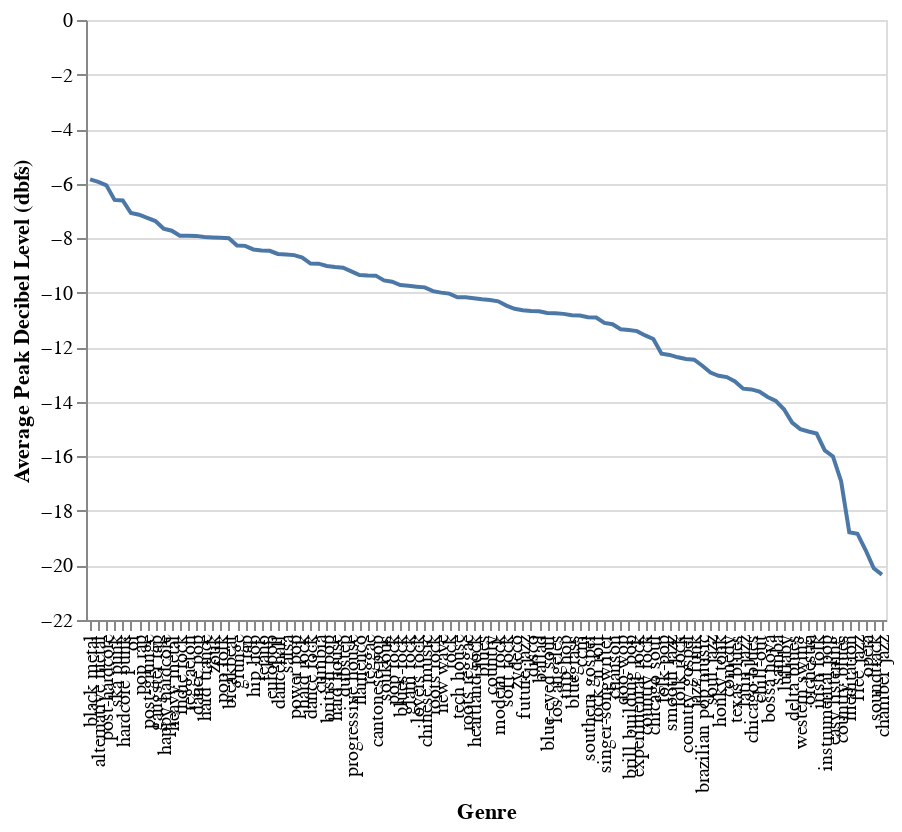

The notebook cell saved with this chart:
### Code cell
alt.Chart(genre_loudness).mark_line().encode(
alt.X('genre', axis = alt.Axis(title="Genre"),sort=alt.SortField(field = 'loudness', op='sum', order= 'descending')), 
alt.Y('loudness', axis = alt.Axis(title="Average Peak Decibel Level (dbfs)")))

### Figure 1 — Vega-Lite specification as saved in the notebook (floating-point values rounded to 4 significant figures)
{"$schema": "https://vega.github.io/schema/vega-lite/v2.json", "config": {"view": {"height": 300, "width": 400}}, "data": {"values": [{"genre": "alternative metal", "loudness": -5.937}, {"genre": "ballad", "loudness": -10.68}, {"genre": "black metal", "loudness": -5.843}, {"genre": "blue-eyed soul", "loudness": -10.74}, {"genre": "bluegrass", "loudness": -10.83}, {"genre": "blues", "loudness": -10.24}, {"genre": "blues-rock", "loudness": -9.717}, {"genre": "bossa nova", "loudness": -13.82}, {"genre": "brazilian pop music", "loudness": -12.68}, {"genre": "breakbeat", "loudness": -7.999}, {"genre": "brill building pop", "loudness": -11.37}, {"genre": "british pop", "loudness": -9.018}, {"genre": "cantonese pop", "loudness": -9.373}, {"genre": "ccm", "loudness": -10.83}, {"genre": "chamber jazz", "loudness": -20.34}, {"genre": "chanson", "loudness": -11.16}, {"genre": "chicago blues", "loudness": -13.55}, {"genre": "chicago soul", "loudness": -11.7}, {"genre": "chill-out", "loudness": -13.62}, {"genre": "chinese music", "loudness": -9.803}, {"genre": "comedy", "loudness": -13.09}, {"genre": "country", "loudness": -10.27}, {"genre": "country blues", "loudness": -16.91}, {"genre": "country gospel", "loudness": -12.43}, {"genre": "country rock", "loudness": -11.56}, {"genre": "cumbia", "loudness": -8.934}, {"genre": "dance pop", "loudness": -7.915}, {"genre": "dance rock", "loudness": -8.928}, {"genre": "dancehall", "loudness": -8.579}, {"genre": "delta blues", "loudness": -14.76}, {"genre": "disco", "loudness": -10.67}, {"genre": "doo-wop", "loudness": -11.34}, {"genre": "dubstep", "loudness": -9.081}, {"genre": "easy listening", "loudness": -16.0}, {"genre": "europop", "loudness": -8.462}, {"genre": "experimental rock", "loudness": -11.41}, {"genre": "flamenco", "loudness": -9.352}, {"genre": "folk rock", "loudness": -12.37}, {"genre": "folk-pop", "loudness": -12.23}, {"genre": "free jazz", "loudness": -18.83}, {"genre": "future jazz", "loudness": -10.64}, {"genre": "gangster rap", "loudness": -7.373}, {"genre": "glam rock", "loudness": -9.746}, {"genre": "grunge", "loudness": -8.267}, {"genre": "happy hardcore", "loudness": -7.648}, {"genre": "hard house", "loudness": -9.057}, {"genre": "hard rock", "loudness": -8.71}, {"genre": "hard trance", "loudness": -7.953}, {"genre": "hardcore punk", "loudness": -6.617}, {"genre": "heartland rock", "loudness": -10.2}, {"genre": "heavy metal", "loudness": -7.726}, {"genre": "hip hop", "loudness": -8.413}, {"genre": "honky tonk", "loudness": -13.05}, {"genre": "indie rock", "loudness": -7.908}, {"genre": "instrumental pop", "loudness": -15.78}, {"genre": "irish folk", "loudness": -15.16}, {"genre": "jazz funk", "loudness": -12.46}, {"genre": "latin jazz", "loudness": -13.52}, {"genre": "los angeles", "loudness": -10.75}, {"genre": "lovers rock", "loudness": -9.778}, {"genre": "lullaby", "loudness": -14.27}, {"genre": "meditation", "loudness": -18.78}, {"genre": "modern rock", "loudness": -10.31}, {"genre": "new wave", "loudness": -9.997}, {"genre": "oi", "loudness": -7.079}, {"genre": "opera", "loudness": -19.43}, {"genre": "orchestra", "loudness": -15.09}, {"genre": "pop folk", "loudness": -7.988}, {"genre": "pop rap", "loudness": -7.139}, {"genre": "pop rock", "loudness": -9.596}, {"genre": "post-grunge", "loudness": -7.259}, {"genre": "post-hardcore", "loudness": -6.063}, {"genre": "power pop", "loudness": -8.621}, {"genre": "progressive house", "loudness": -9.219}, {"genre": "rap", "loudness": -8.282}, {"genre": "reggae", "loudness": -9.369}, {"genre": "reggaeton", "loudness": -7.914}, {"genre": "rock", "loudness": -10.03}, {"genre": "rock 'n roll", "loudness": -10.91}, {"genre": "roots reggae", "loudness": -10.17}, {"genre": "roots rock", "loudness": -9.94}, {"genre": "salsa", "loudness": -8.596}, {"genre": "samba", "loudness": -13.96}, {"genre": "singer-songwriter", "loudness": -11.11}, {"genre": "ska punk", "loudness": -6.597}, {"genre": "smooth jazz", "loudness": -12.28}, {"genre": "soft rock", "loudness": -10.47}, {"genre": "soukous", "loudness": -9.547}, {"genre": "soul jazz", "loudness": -12.93}, {"genre": "soundtrack", "loudness": -20.1}, {"genre": "southern gospel", "loudness": -10.9}, {"genre": "tech house", "loudness": -10.16}, {"genre": "tejano", "loudness": -8.448}, {"genre": "texas blues", "loudness": -13.26}, {"genre": "trip hop", "loudness": -10.78}, {"genre": "western swing", "loudness": -15.0}, {"genre": "zouk", "loudness": -7.973}, {"genre": "zydeco", "loudness": -10.59}]}, "encoding": {"x": {"axis": {"title": "Genre"}, "field": "genre", "sort": {"field": "loudness", "op": "sum", "order": "descending"}, "type": "nominal"}, "y": {"axis": {"title": "Average Peak Decibel Level (dbfs)"}, "field": "loudness", "type": "quantitative"}}, "mark": "line"}
